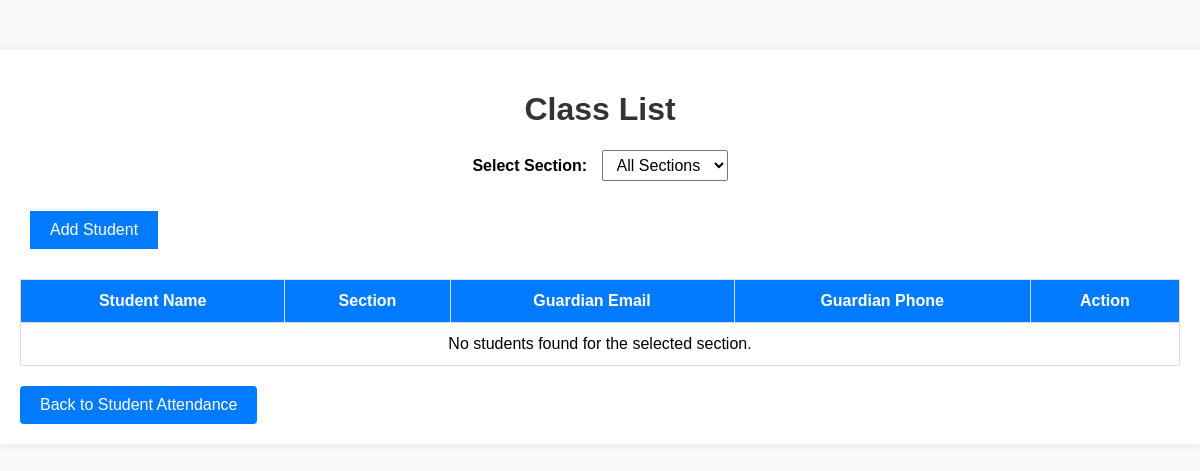
The app's page /classlist.php, older data.
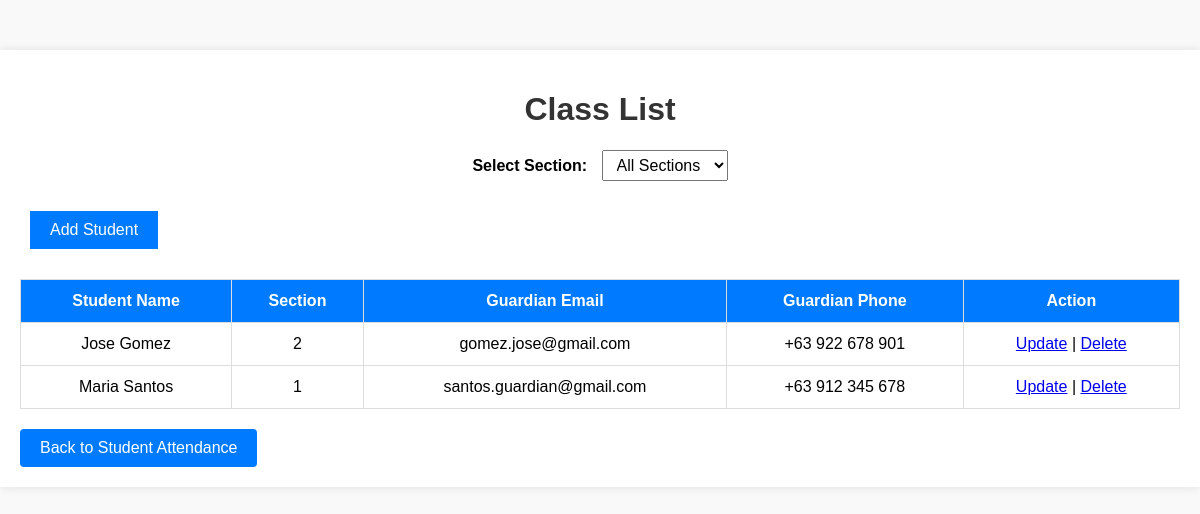
The same page, newer data.
### tables this page shows
CREATE TABLE `students` (
  `id` int(11) NOT NULL,
  `student_name` varchar(100) DEFAULT NULL,
  `section` varchar(50) DEFAULT NULL,
  `guardian_email` varchar(100) DEFAULT NULL,
  `guardian_phone` varchar(15) DEFAULT NULL
);

### classlist.php (the view, shortened to what this page needs)
<?php
require_once("dbconnection.php");
$query = "SELECT * FROM students";
$query .= " ORDER BY id DESC";
$stmt = mysqli_prepare($conn, $query);
mysqli_stmt_execute($stmt);
$result = mysqli_stmt_get_result($stmt);
?>
<!DOCTYPE html>
<html lang="en">
<head>
</head>
<body>
    <div class="container">
        <h1>Class List</h1>
        <form method="POST" action="classlist.php">
            <label for="section">Select Section:</label>
            <select name="section" id="section" onchange="this.form.submit()">
                <option value="">All Sections</option>
            </select>
        </form>
        <button onclick="window.location.href='addstudent.php';">Add Student</button>
        <table>
            <thead>
                <tr>
                    <th>Student Name</th>
                    <th>Section</th>
                    <th>Guardian Email</th>
                    <th>Guardian Phone</th>
                    <th>Action</th>
                </tr>
            </thead>
            <tbody>
                <?php if (mysqli_num_rows($result) > 0) {
                    while ($res = mysqli_fetch_assoc($result)) {
                        echo "<tr>";
                        echo "<td>".$res['student_name']."</td>";
                        echo "<td>".$res['section']."</td>";
                        echo "<td>".$res['guardian_email']."</td>";
                        echo "<td>".$res['guardian_phone']."</td>";
                        echo "<td>
                                <a href=\"updatestudent.php?id=".$res['id']."\">Update</a> |
                                <a href=\"delete.php?id=".$res['id']."\" onClick=\"return confirm('Are you sure you want to delete?')\">Delete</a>
                              </td>";
                        echo "</tr>";
                    }
                } else {
                    echo "<tr><td colspan='5'>No students found for the selected section.</td></tr>";
                } ?>
            </tbody>
        </table>
        <a href="studentdata.php" class="back-link">Back to Student Attendance</a>
    </div>
</body>
</html>

Row changes from the older to the newer data that the page shows:
added students: student_name "Jose Gomez", section "2", guardian_email "gomez.jose@gmail.com", guardian_phone "+63 922 678 901"
added students: student_name "Maria Santos", section "1", guardian_email "santos.guardian@gmail.com", guardian_phone "+63 912 345 678"
Text that changed along with them:
text no longer shown: "No students found for the selected section."
